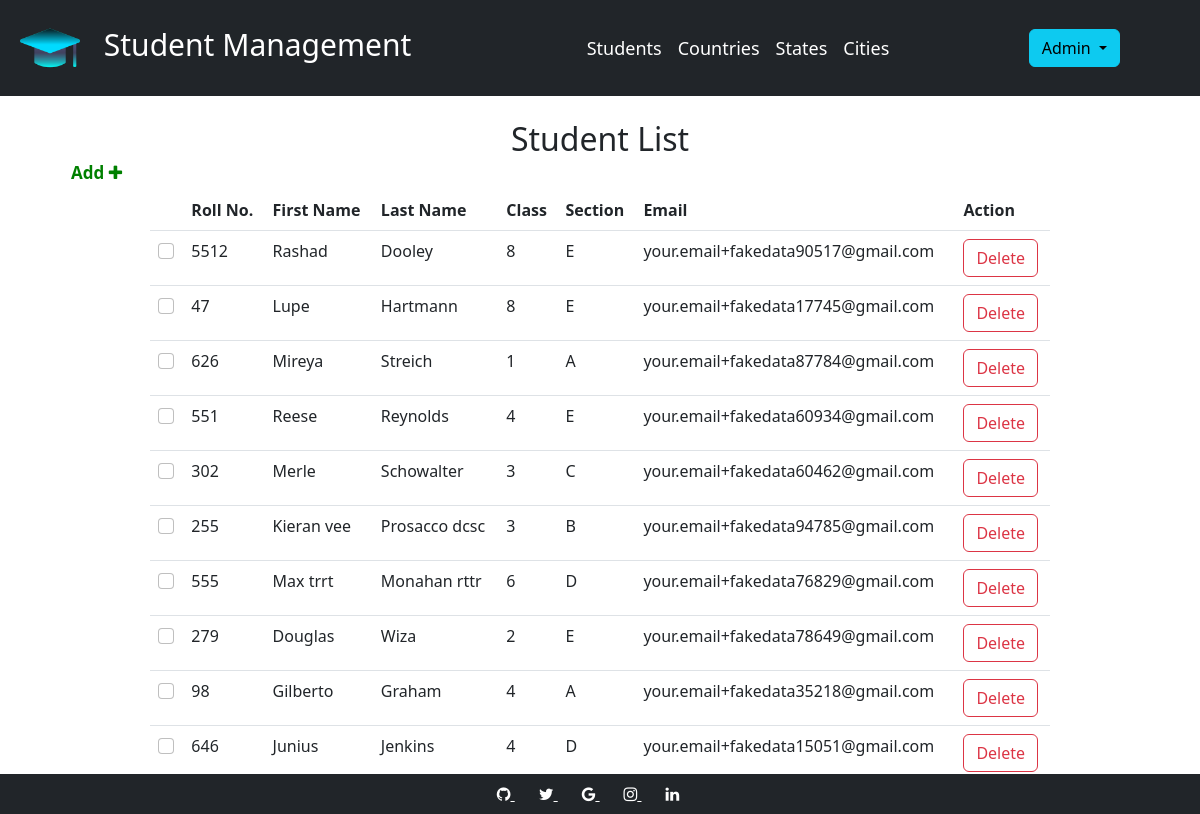
Before: /home (signed in) with the older database file.
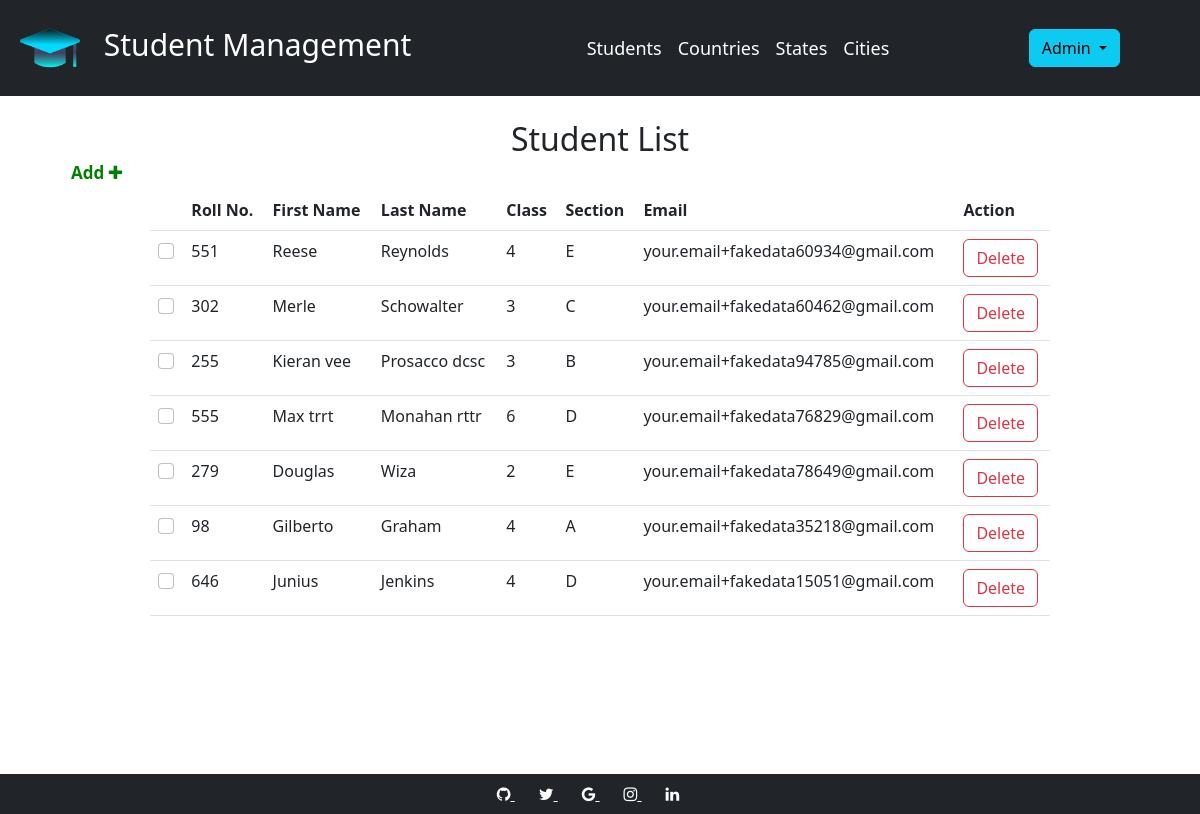
After: the same page with the newer database file.
### models.py (models this page shows, shortened)
class Student(db.Model):
    __tablename__ = "student"
    id = db.Column(db.Integer, primary_key=True)
    fname = db.Column(db.String(100))
    lname = db.Column(db.String(100))
    mother_name = db.Column(db.String(100))
    father_name = db.Column(db.String(100))
    addr = db.Column(db.String(100))
    city_id = db.Column(db.Integer, db.ForeignKey('city.id'))
    city = db.relationship('City')
    state_id = db.Column(db.Integer, db.ForeignKey('state.id'))
    state = db.relationship('State')
    country_id = db.Column(db.Integer, db.ForeignKey('country.id'))
    country = db.relationship('Country')
    pin = db.Column(db.String(100))
    standard_id = db.Column(db.Integer, db.ForeignKey('standard.id'))
    standard = db.relationship('Standard')
    section_id = db.Column(db.Integer, db.ForeignKey('section.id'))
    section = db.relationship('Section')
    roll_no = db.Column(db.String(100))
    email = db.Column(db.String(100))

class Standard(db.Model):
    __tablename__ = "standard"
    id = db.Column(db.Integer, primary_key=True)
    standard_name = db.Column(db.String(100))

class Section(db.Model):
    __tablename__ = "section"
    id = db.Column(db.Integer, primary_key=True)
    section_name = db.Column(db.String(100))

### app.py (the view)
@app.route('/home')
def home():
    if 'username' in session:
        students = Student.query.order_by(desc(Student.id))
        return render_template(templates.dashboard, students=students)
    return render_template(templates.login)

### templates/dashboard.html (shortened to what this page needs)
{%extends "skel.html"%}
{%block content%}
<br>
<h2 style="text-align:center">Student List</h2>
<br>
<div class="w-75" style="margin:auto;margin-bottom:200px">
        <div class="d-block" style="position:fixed;top:10rem; left:4rem;">
            <div>
                <a class="add_button"
               href="{{url_for('add_students')}}">Add <i class="fa fa-plus" aria-hidden="true"></i></a>
            </div>
        </div>
        <div style="height:400px;">
            <table class="table table-hover">
                <thead style="position:sticky; top:0;">
                <tr>
                    <th></th>
                    <th>Roll No.</th>
                    <th>First Name</th>
                    <th>Last Name</th>
                    <th>Class</th>
                    <th>Section</th>
                    <th>Email</th>
                    <th>Action</th>
                </tr>
                </thead>
                <tbody>
                {% for student in students %}
                <tr>
                    <td>
                        <input class="form-check-input" name="check-box" id="check" type="checkbox" value="{{student.id}}">
                    </td>
                    <td style="cursor: pointer;"
                        onclick="location.href='{{url_for('student_details', student_id = student.id)}}'">{{
                        student.roll_no }}
                    </td>
                    <td style="cursor: pointer;"
                        onclick="location.href='{{url_for('student_details', student_id = student.id)}}'">{{
                        student.fname }}
                    </td>
                    <td style="cursor: pointer;"
                        onclick="location.href='{{url_for('student_details', student_id = student.id)}}'">{{
                        student.lname }}
                    </td>
                    <td style="cursor: pointer;"
                        onclick="location.href='{{url_for('student_details', student_id = student.id)}}'">{{
                        student.standard.standard_name }}
                    </td>
                    <td style="cursor: pointer;"
                        onclick="location.href='{{url_for('student_details', student_id = student.id)}}'">{{
                        student.section.section_name }}
                    </td>
                    <td style="cursor: pointer;"
                        onclick="location.href='{{url_for('student_details', student_id = student.id)}}'">{{
                        student.email }}
                    </td>
                    <td>
                        <button type="button" class="btn btn-outline-danger"
                                onclick="location.href='{{url_for('del_student', student_id = student.id)}}'"
                                data-toggle="modal" data-target=".bd-example-modal-lg">
                            Delete
                        </button>
                    </td>
                </tr>
                {% endfor %}
                </tbody>
            </table>
        </div>
    <br>
</div>
{%endblock%}

### templates/skel.html (shortened to what this page needs)
<!DOCTYPE html>
<html lang="en">
<head>
    <link href="https://cdn.jsdelivr.net/npm/bootstrap@5.2.1/dist/css/bootstrap.min.css" rel="stylesheet"
>
    <link rel="stylesheet" href="https://cdnjs.cloudflare.com/ajax/libs/font-awesome/4.7.0/css/font-awesome.min.css">
    <link rel="stylesheet" href="/static/light.css">
    <link rel="stylesheet" href="/static/dark.css">
</head>
<body>
<nav style="position:sticky; top:0; z-index:1;" class="navbar navbar-expand-lg navbar-dark bg-dark">
    <a href="{{url_for('home')}}" class="navbar-brand"><img src="{{url_for('static', filename= 'sm2.png')}}"
                                                            style="border-radius:10px"
                                                            height="70px" alt="no image" class="navbar-brand"> Student
        Management</a>
    <div class="collapse navbar-collapse" id="navbarNav">
        <ul class="navbar-nav mx-auto">
            <li class="nav-item active">
                <a href="{{url_for('home')}}" class="nav-link active">Students</a>
            </li>
            <li class="nav-item">
                <a href="{{url_for('all_countries')}}" class="nav-link active">Countries</a>
            </li>
            <li class="nav-item">
                <a href="{{url_for('all_states')}}" class="nav-link active">States</a>
            </li>
            <li class="nav-item">
                <a href="{{url_for('all_cities')}}" class="nav-link active">Cities</a>
            </li>
        </ul>
        <div class="dropdown show nav-item" style="margin-right: 80px">
            <a class="btn btn-info dropdown-toggle" role="button" id="dropdownMenuLink"
               data-toggle="dropdown"
               aria-haspopup="true" aria-expanded="false">
                {{session.username.capitalize()}}
            </a>
        </div>
    </div>
</nav>
{%block content%}{%endblock%}
{% include "footer.html" %}
</body>
</html>

### templates/footer.html (shortened to what this page needs)
<div class="w-100" style="bottom:0px;position:fixed">
    <section
             class="d-flex justify-content-center p-2"
             style="background-color: rgb(33,37,41)"
             >
      <div>
        <a href="https://www.github.com/pulkitdhiman0001" class="text-white me-4" target="_blank">
          <i class="fa fa-github"></i>
        </a>
        <a href="https://www.twitter.com" class="text-white me-4" target="_blank">
          <i class="fa fa-twitter"></i>
        </a>
        <a href="https://www.gmail.com" class="text-white me-4" target="_blank">
          <i class="fa fa-google"></i>
        </a>
        <a href="https://www.instagram.com" class="text-white me-4" target="_blank">
          <i class="fa fa-instagram"></i>
        </a>
        <a href="https://www.linkedin.com" class="text-white me-4" target="_blank">
          <i class="fa fa-linkedin"></i>
        </a>
      </div>
    </section>
</div>

### static/light.css (style rules this page uses)
#navbarNav ul li a { font-size: 18px; }
.navbar-brand { font-size:30px; margin-left:10px; }
.navbar-collapse { margin-left:20px; }
.add_button { text-decoration:none;color:green;font-size:17px;padding:7px;font-weight:bold }
ul { list-style-type: none; margin: 0; padding: 0; }

### static/dark.css (style rules this page uses)
#navbarNav ul li a { font-size: 18px; }
.navbar-brand { font-size:30px; margin-left:10px; }
.navbar-collapse { margin-left:20px; }

Changed rows visible on the page:
removed Student: roll_no "5512", fname "Rashad", lname "Dooley", standard.standard_name "8", section.section_name "E", email "your.email+fakedata90517@gmail.com"
removed Student: roll_no "47", fname "Lupe", lname "Hartmann", standard.standard_name "8", section.section_name "E", email "your.email+fakedata17745@gmail.com"
removed Student: roll_no "626", fname "Mireya", lname "Streich", standard.standard_name "1", section.section_name "A", email "your.email+fakedata87784@gmail.com"
